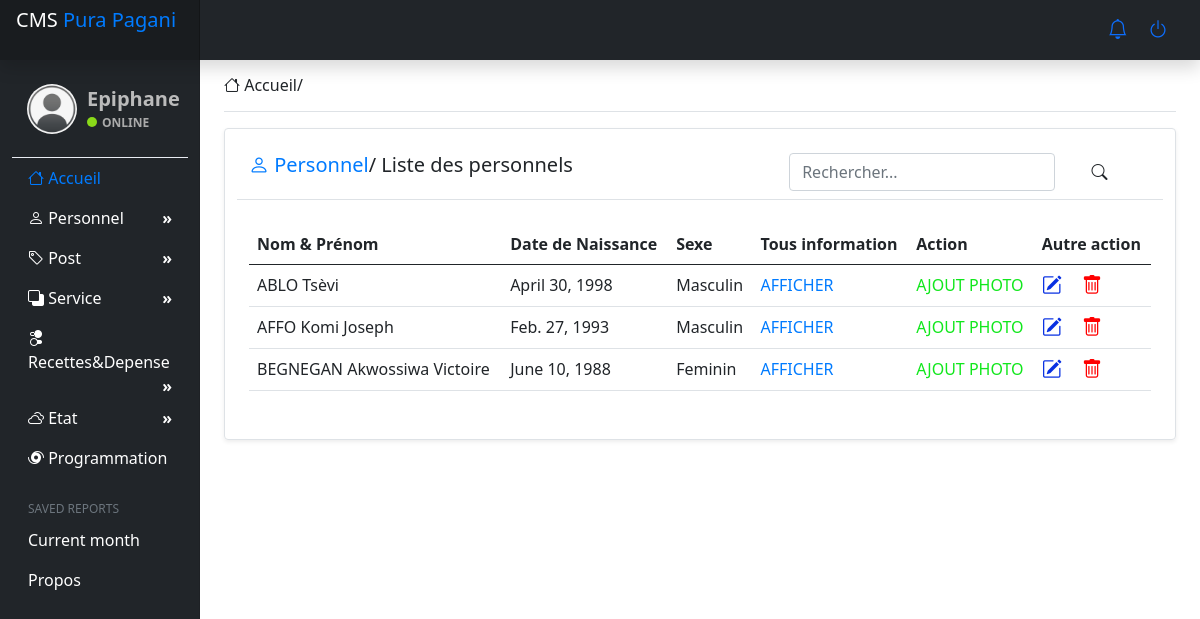
Page /list_personnel/ (signed in) on the committed database.
### direction/models.py (models this page shows, shortened)
class Personnel(models.Model):
    nom = models.CharField(max_length=200, null=True)
    prenom = models.CharField(max_length=200, null=True)
    date_naissance = models.DateField(
        auto_now_add=False, auto_now=False, blank=True, null=True)
    sexe = models.CharField(max_length=200, null=True)
    email = models.CharField(max_length=200, null=True)
    telephone = models.CharField(max_length=200, null=True)
    adresse = models.CharField(max_length=200, null=True)
    nationalite = models.CharField(max_length=200, null=True)
    situation_matrimonial = models.CharField(max_length=200, null=True)
    nombre_enfant = models.IntegerField(blank=True, null=True)
    contrat = models.CharField(max_length=200, null=True)
    date_debut = models.DateField(
        auto_now_add=False, auto_now=False, blank=True, null=True)
    date_fin = models.DateField(
        auto_now_add=False, auto_now=False, blank=True, null=True)
    personne_prevenir = models.CharField(max_length=200, null=True)
    telephone_prevenir = models.CharField(max_length=200, null=True)
    numero_bank = models.CharField(max_length=200, null=True)
    numero_cnss = models.CharField(max_length=200, null=True)
    personne_post = models.ForeignKey(
        Poste, on_delete=models.SET_NULL, null=True, blank=True)
    date_create = models.DateTimeField(auto_now_add=True, null=True)

### direction/views.py (the view)
# urls.py: path('list_personnel/', views.list_personnel, name="list_personnel"),
@login_required(login_url='login')
def list_personnel(request):
    if request.method == "POST":
        search = request.POST.get('recherche', False)
        personnel = Personnel.objects.filter(
            nom__contains=search).order_by('nom')
        context = {'personnel': personnel}
    else:
        personnel = Personnel.objects.all().order_by('nom')
        context = {'personnel': personnel}
    return render(request, 'directions/list_personnel.html', context)

### direction/templates/directions/list_personnel.html (shortened to what this page needs)
{% extends 'directions/main.html'%}
{% block content %}
<div class="row mb-2">
    <div class="col-md-12">
        <div class="row g-0 border rounded overflow-hidden flex-md-row mb-4 shadow-sm h-md-250 position-relative">
        <div class="col p-4 d-flex flex-column position-static">
            <div class="row pt pb-2 mb-4 border-bottom">
                <div class="col-md-5">
                    <h2 class="h5 "><span class="title-h"><i class="bi bi-person"></i> Personnel</span>/ Liste des personnels</h2>
                </div>
                <div class="col-md-2"></div>
                <div class="col-md-5">
                    <div class="row mr-5">
                            <form action="{% url 'list_personnel' %}" method="post">
                                <div class="row">
                                    <div class="col-md-9">
                                        <input type="search" class="form-control me-2" placeholder="Rechercher..." name="recherche">
                                    </div>
                                    <div class="col-md-3">
                                        <button type="submit" class="btn btn"><i class="bi bi-search"></i></button>
                                    </div>
                                </div>
                            </form>
                    </div>
                </div>
            </div>
            <div class="row mb-2">
                <div class="col-md-12">
                    <table class="table">
                        <thead>
                            <tr>
                                <th>Nom & Prénom</th>
                                <th>Date de Naissance</th>
                                <th>Sexe</th>
                                <th>Tous information</th>
                                <th>Action</th>
                                <th>Autre action</th>
                            </tr>
                        </thead>
                        <tbody>
                            {% for echoPers in personnel %}
                            <tr>
                                <td>{{ echoPers.nom }} {{ echoPers.prenom }}</td>
                                <td>{{ echoPers.date_naissance }}</td>
                                <td>{{ echoPers.sexe }}</td>
                                <td>
                                    <a href="{% url 'info_personnel' echoPers.id %}" style="text-decoration: none;" class="title-h">AFFICHER</a>
                                </td>
                                <td>
                                    <a href="{% url 'add_image' %}" style="text-decoration: none; color: rgb(17, 231, 28);">AJOUT PHOTO</a>
                                </td>
                                <td>
                                    <a href="{% url 'update_personnel' echoPers.id %}"><i class="bi bi-pencil-square h5" style="color: rgb(8, 48, 226);"></i></a>
                                    <a href="{% url 'delete_personnel' echoPers.id %}"><i class="bi bi-trash h5 p-3" style="color: red;"></i></a>
                                </td>
                            </tr>
                            {% endfor %}
                        </tbody>
                    </table>
                </div>
            </div>
        </div>
        </div>
    </div>
</div>
{% endblock content %}

### direction/templates/directions/main.html (shortened to what this page needs)
{% load static %}
<!doctype html>
<html lang="en">
  <head>
    <link rel="stylesheet" href="{% static '/css/main.css'%}">
    <link rel="stylesheet" href="{% static '/css/bootstrap/css/bootstrap.min.css'%}">
    <link rel="stylesheet" href="{% static '/bootstrap-icons/bootstrap-icons.css'%}">
  </head>
  <body>
<header class="navbar navbar-dark sticky-top bg-dark flex-md-nowrap p-0 shadow" style="height: 60px;">
  <a class="navbar-brand col-md-3 col-lg-2 me-0 px-3" href="#" style="height: 60px;">CMS <span class="title-h">Pura Pagani</span></a>
  <ul class="navbar-nav px-3">
    <li class="nav-item text-nowrap">
      <a href="" ><i class="bi bi-bell h5"></i></a>
      <a href="{% url 'deconnexion' %}" ><i class="bi bi-power h5 p-3  "></i></a>
    </li>
  </ul>
</header>
<div class="container-fluid">
  <div class="row">
    <nav id="sidebarMenu" class="col-md-3 col-lg-2 d-md-block bg-dark sidebar collapse">
      <div class="position-sticky pt-3">
        <div class="profile-sidebar">
			<div class="profile-userpic">
                <img src="{% static 'images/user.png' %}" class="img-responsive" alt="">
			</div>
			<div class="profile-usertitle">
				<div class="profile-usertitle-name">{{ request.user }}</div>
				<div class="profile-usertitle-status"><span class="indicator label-success"></span>Online</div>
			</div>
		</div>
        <ul class="nav flex-column">
            <li class="nav-item">
                <a class="nav-link active" aria-current="page" href="{% url 'index' %}">
                  <span data-feather="home"><i class="bi bi-house"></i></span>
                  Accueil
                </a>
              </li>
            <li class="nav-item">
                <a class="nav-link" href="#"><i class="bi bi-person"></i> Personnel <b class="float-end">&raquo;</b> </a>
            </li>
            <li class="nav-item">
              <a class="nav-link" href="#"><i class="bi bi-tag"></i> Post <b class="float-end">&raquo;</b> </a>
          </li>
            <li class="nav-item">
                <a class="nav-link" href="#"><i class="bi bi-back"></i> Service <b class="float-end">&raquo;</b> </a>
            </li>
            <li class="nav-item">
                <a class="nav-link" href="#"><i class="bi bi-toggles2"></i> Recettes&Depense <b class="float-end">&raquo;</b> </a>
            </li>
            <li class="nav-item">
                <a class="nav-link" href="#"><i class="bi bi-clouds"></i> Etat<b class="float-end">&raquo;</b> </a>
            </li>
            <li class="nav-item">
                <a class="nav-link" href="#">
                  <i class="bi bi-hurricane"></i> Programmation
                </a>
              </li>
        </ul>
        <h6 class="sidebar-heading d-flex justify-content-between align-items-center px-3 mt-4 mb-1 text-muted">
          <span>Saved reports</span>
        </h6>
        <ul class="nav flex-column mb-2">
          <li class="nav-item">
            <a class="nav-link" href="#">
              Current month
            </a>
          </li>
          <li class="nav-item">
            <a class="nav-link" href="#">
              Propos
            </a>
          </li>
        </ul>
      </div>
    </nav>
    <main class="col-md-9 ms-sm-auto col-lg-10 px-md-4">
      <div class="d-flex justify-content-between flex-wrap flex-md-nowrap align-items-center pt-3 pb-2 mb-3 border-bottom">
        <h1 class="h6"><i class="bi bi-house"></i> Accueil/</h1>
      </div>
      {% block content %}
      {% endblock content %}
    </main>
  </div>
</div>
</body>
</html>

### static/css/main.css (style rules this page uses)
body { font-size: 0.875rem; }
.sidebar { position: fixed; top: 0; bottom: 0; left: 0; z-index: 100; padding: 48px 0 0; box-shadow: inset -1px 0 0 rgba(0, 0, 0, 0.1); }
.sidebar .nav-link { font-weight: 500; color: rgb(255, 255, 255); }
.sidebar .nav-link.active { color: #007bff; }
.sidebar-heading { font-size: 0.75rem; text-transform: uppercase; }
.navbar-brand { padding-top: 0.75rem; padding-bottom: 0.75rem; font-size: 1rem; background-color: rgba(0, 0, 0, 0.25); box-shadow: inset -1px 0 0 rgba(0, 0, 0, 0.25); }
.title-h { color: #007bff; }
.profile-sidebar { padding: 10px 0; border-bottom: 1px solid #e9ecf2; }
.profile-userpic img { float: left; margin: 10px 10px 0px 15px; width: 50px; height: 50px; border-radius: 9999px !important; }
.profile-usertitle-status { text-transform: uppercase; color: #aaa; font-size: 12px; font-weight: 600; margin-bottom: 15px; }
.profile-usertitle { color: #bbb; font-weight: 700; margin-bottom: 10px; margin: 10px 0px 0px 15px; }
.profile-usertitle-name { font-size: 20px; margin-bottom: 0px; }
.indicator { width: 10px; height: 10px; display: inline-block; border-radius: 9999px; margin-right: 5px; }
.label-success { background-color: #8ad919; }
@media all and (min-width: 992px) { .sidebar li { position: relative; } }

### rows in the picture
Personnel: nom "ABLO", prenom "Tsèvi", date_naissance "April 30, 1998", sexe "Masculin"
Personnel: nom "AFFO", prenom "Komi Joseph", date_naissance "Feb. 27, 1993", sexe "Masculin"
Personnel: nom "BEGNEGAN", prenom "Akwossiwa Victoire", date_naissance "June 10, 1988", sexe "Feminin"

### other values in the picture
{{ request.user }} "Epiphane"
